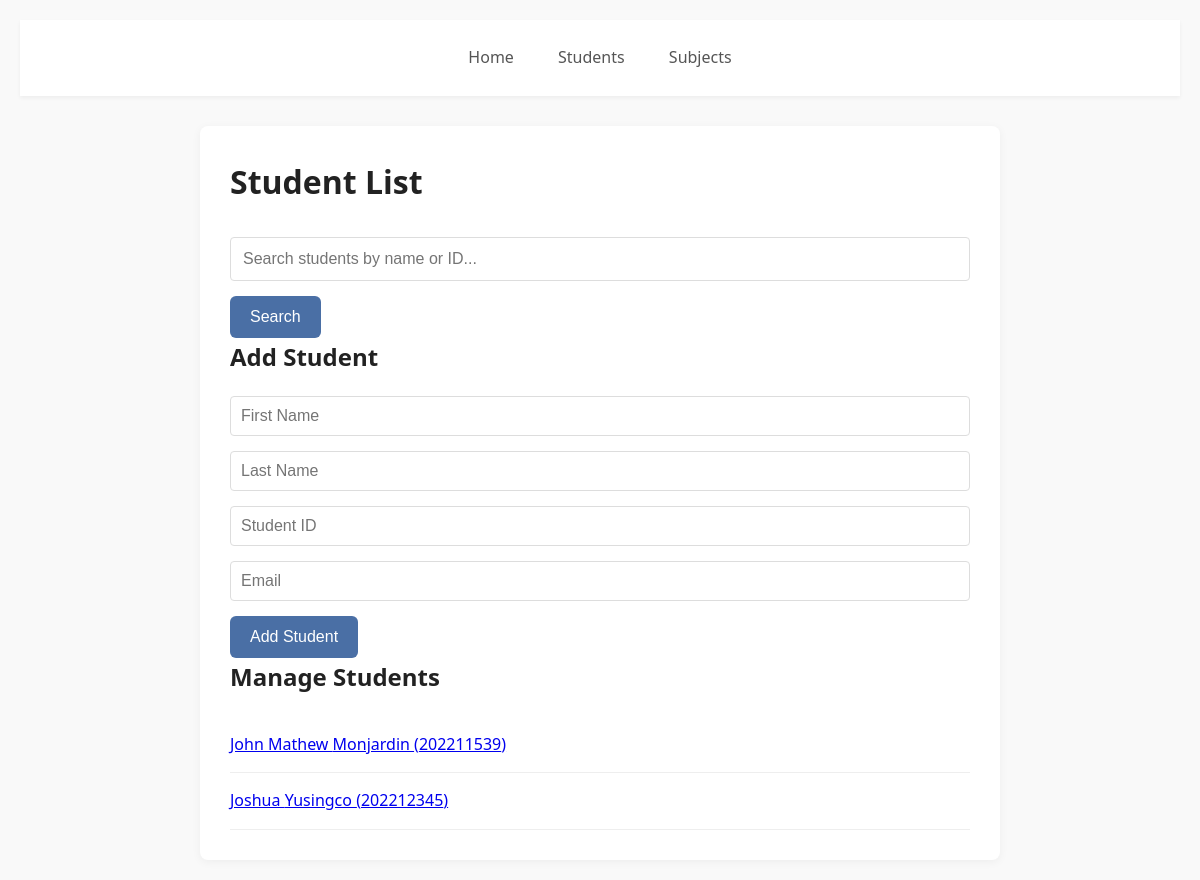
/students/, run on an earlier commit of the app's database.
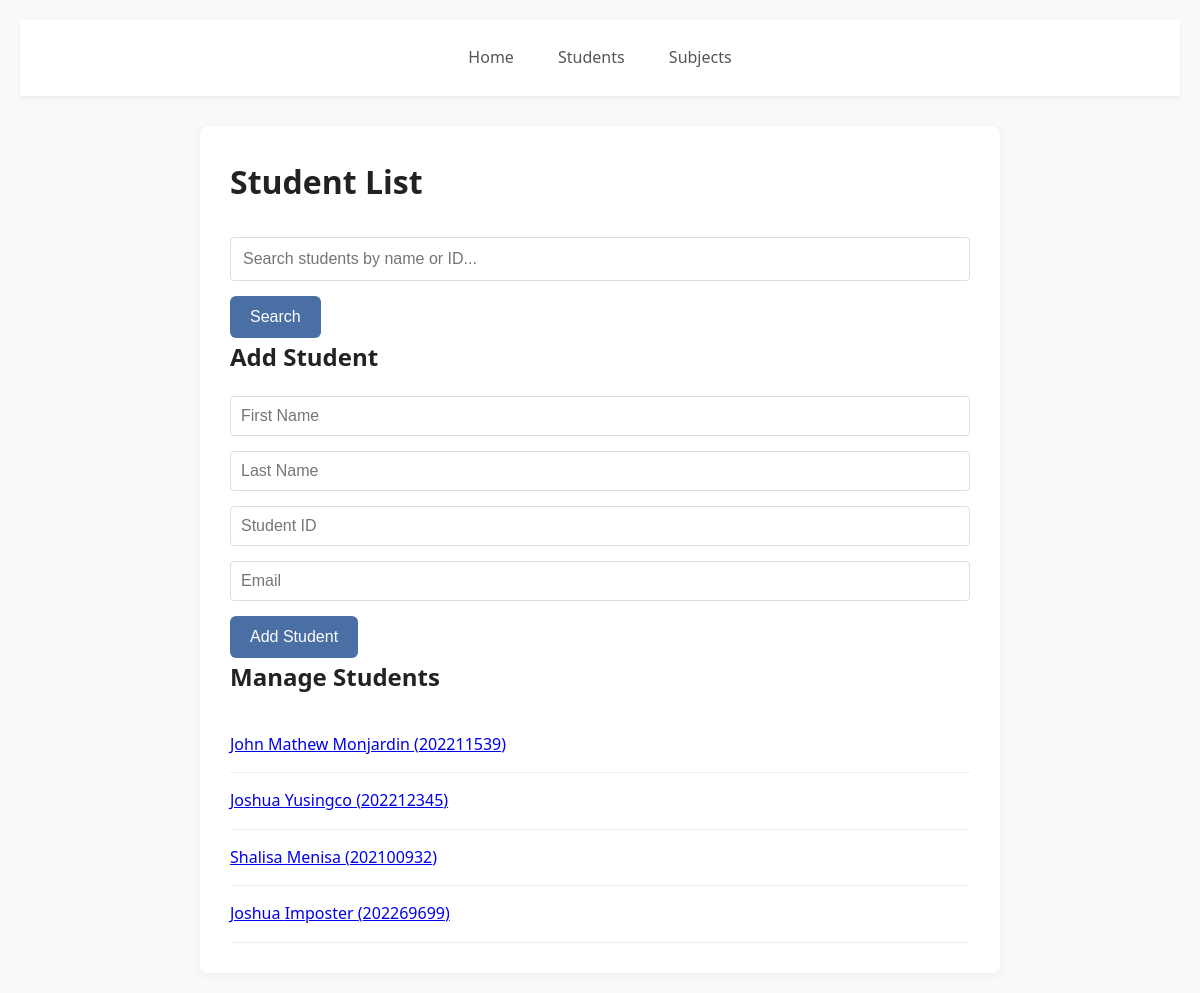
And on a later commit of the database.
### core/models.py (models this page shows, shortened)
class Student(models.Model):
    first_name = models.CharField(max_length=50)
    last_name = models.CharField(max_length=50)
    student_id = models.CharField(max_length=10, unique=True)
    email = models.EmailField(unique=True)

### core/views.py (the view, shortened to what this page needs)
# urls.py: path('students/', student_list, name='student_list'),
def student_list(request):
    query = request.GET.get('q', '')
    if query:
        students = Student.objects.filter(
            Q(first_name__icontains=query) |
            Q(last_name__icontains=query) |
            Q(student_id__icontains=query)
        )
    else:
        students = Student.objects.all()
    return render(request, 'student_list.html', {'students': students, 'query': query})

### core/templates/student_list.html (shortened to what this page needs)
<!DOCTYPE html>
<html lang="en">
<head>
    <link rel="stylesheet" href="/static/css/styles.css">
</head>
<body>
    <div class="navbar">
        <a href="/">Home</a>
        <a href="/students/">Students</a>
        <a href="/subjects/">Subjects</a>
    </div>
    <div class="container">
        <h1>Student List</h1>
        <div class="search-container">
            <form method="get" action="{% url 'student_list' %}">
                <input type="text" name="q" value="{{ query|default_if_none:'' }}" placeholder="Search students by name or ID...">
                <button type="submit">Search</button>
            </form>
        </div>
        <h2>Add Student</h2>
        <form method="post" action="{% url 'student_list' %}">
            <input type="text" name="first_name" placeholder="First Name" required>
            <input type="text" name="last_name" placeholder="Last Name" required>
            <input type="text" name="student_id" placeholder="Student ID" required>
            <input type="email" name="email" placeholder="Email" required>
            <button type="submit">Add Student</button>
        </form>
        <h2>Manage Students</h2>
        <ul>
            {% for student in students %}
                <li>
                    <a href="{% url 'student_profile' student.id %}">{{ student.first_name }} {{ student.last_name }} ({{ student.student_id }})</a>
                </li>
            {% empty %}
                <li>No students found.</li>
            {% endfor %}
        </ul>
    </div>
</body>
</html>

### core/static/css/styles.css (style rules this page uses)
* { margin: 0; padding: 0; box-sizing: border-box; }
body { font-family: 'Segoe UI', system-ui, sans-serif; line-height: 1.6; color: #333; background-color: #f9f9f9; padding: 20px; }
.navbar { background-color: #fff; padding: 15px 0; margin-bottom: 30px; box-shadow: 0 2px 4px rgba(0,0,0,0.05); text-align: center; }
.navbar a { color: #555; text-decoration: none; padding: 10px 15px; margin: 0 5px; font-weight: 500; transition: all 0.2s ease; display: inline-block; }
.container { max-width: 800px; margin: 0 auto; background: #fff; padding: 30px; border-radius: 8px; box-shadow: 0 2px 10px rgba(0,0,0,0.05); }
h1, h2 { color: #222; margin-bottom: 20px; font-weight: 600; }
button, .welcome-button { background-color: #4a6fa5; color: white; border: none; padding: 12px 20px; border-radius: 6px; cursor: pointer; font-size: 16px; transition: background-color 0.2s ease; text-decoration: none; display: inline-block; }
input, select { padding: 10px; border: 1px solid #ddd; border-radius: 4px; width: 100%; margin-bottom: 15px; font-size: 16px; }
ul { list-style: none; }
li { padding: 15px 0; border-bottom: 1px solid #eee; }
.search-container { margin-top: 30px; }
.search-container input { width: 100%; padding: 12px; border: 1px solid #ddd; }

What changed in the data, as far as the page shows it:
added Student: first_name "Shalisa", last_name "Menisa", student_id "202100932"
added Student: first_name "Joshua", last_name "Imposter", student_id "202269699"
